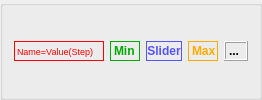
                  <widget class="QGroupBox" name="groupBox_29">
                   <property name="enabled">
                    <bool>true</bool>
                   </property>
                   <property name="sizePolicy">
                    <sizepolicy hsizetype="Preferred" vsizetype="Fixed">
                     <horstretch>0</horstretch>
                     <verstretch>0</verstretch>
                    </sizepolicy>
                   </property>
                   <property name="minimumSize">
                    <size>
                     <width>0</width>
                     <height>40</height>
                    </size>
                   </property>
                   <property name="title">
                    <string/>
                   </property>
                   <layout class="QGridLayout" name="gridLayout_59">
                    <item row="0" column="0">
                     <widget class="QLabel" name="C1label_2">
                      <property name="minimumSize">
                       <size>
                        <width>90</width>
                        <height>20</height>
                       </size>
                      </property>
                      <property name="maximumSize">
                       <size>
                        <width>70</width>
                        <height>16777215</height>
                       </size>
                      </property>
                      <property name="palette">
                       <palette>
                        <active>
                         <colorrole role="WindowText">
                          <brush brushstyle="SolidPattern">
                           <color alpha="255">
                            <red>255</red>
                            <green>0</green>
                            <blue>0</blue>
                           </color>
                          </brush>
                         </colorrole>
                        </active>
                        <inactive>
                         <colorrole role="WindowText">
                          <brush brushstyle="SolidPattern">
                           <color alpha="255">
                            <red>255</red>
                            <green>0</green>
                            <blue>0</blue>
                           </color>
                          </brush>
                         </colorrole>
                        </inactive>
                        <disabled>
                         <colorrole role="WindowText">
                          <brush brushstyle="SolidPattern">
                           <color alpha="255">
                            <red>120</red>
                            <green>120</green>
                            <blue>120</blue>
                           </color>
                          </brush>
                         </colorrole>
                        </disabled>
                       </palette>
                      </property>
                      <property name="font">
                       <font>
                        <pointsize>7</pointsize>
                       </font>
                      </property>
                      <property name="frameShape">
                       <enum>QFrame::Box</enum>
                      </property>
                      <property name="text">
                       <string>Name=Value(Step)      </string>
                      </property>
                     </widget>
                    </item>
                    <item row="0" column="1">
                     <widget class="QLabel" name="C1labelMin_2">
                      <property name="minimumSize">
                       <size>
                        <width>0</width>
                        <height>20</height>
                       </size>
                      </property>
                      <property name="maximumSize">
                       <size>
                        <width>30</width>
                        <height>16777215</height>
                       </size>
                      </property>
                      <property name="palette">
                       <palette>
                        <active>
                         <colorrole role="WindowText">
                          <brush brushstyle="SolidPattern">
                           <color alpha="255">
                            <red>0</red>
                            <green>170</green>
                            <blue>0</blue>
                           </color>
                          </brush>
                         </colorrole>
                        </active>
                        <inactive>
                         <colorrole role="WindowText">
                          <brush brushstyle="SolidPattern">
                           <color alpha="255">
                            <red>0</red>
                            <green>170</green>
                            <blue>0</blue>
                           </color>
                          </brush>
                         </colorrole>
                        </inactive>
                        <disabled>
                         <colorrole role="WindowText">
                          <brush brushstyle="SolidPattern">
                           <color alpha="255">
                            <red>120</red>
                            <green>120</green>
                            <blue>120</blue>
                           </color>
                          </brush>
                         </colorrole>
                        </disabled>
                       </palette>
                      </property>
                      <property name="font">
                       <font>
                        <weight>75</weight>
                        <bold>true</bold>
                       </font>
                      </property>
                      <property name="frameShape">
                       <enum>QFrame::Panel</enum>
                      </property>
                      <property name="text">
                       <string>Min</string>
                      </property>
                     </widget>
                    </item>
                    <item row="0" column="2">
                     <widget class="QLabel" name="label_6">
                      <property name="minimumSize">
                       <size>
                        <width>0</width>
                        <height>20</height>
                       </size>
                      </property>
                      <property name="palette">
                       <palette>
                        <active>
                         <colorrole role="WindowText">
                          <brush brushstyle="SolidPattern">
                           <color alpha="255">
                            <red>85</red>
                            <green>85</green>
                            <blue>255</blue>
                           </color>
                          </brush>
                         </colorrole>
                        </active>
                        <inactive>
                         <colorrole role="WindowText">
                          <brush brushstyle="SolidPattern">
                           <color alpha="255">
                            <red>85</red>
                            <green>85</green>
                            <blue>255</blue>
                           </color>
                          </brush>
                         </colorrole>
                        </inactive>
                        <disabled>
                         <colorrole role="WindowText">
                          <brush brushstyle="SolidPattern">
                           <color alpha="255">
                            <red>120</red>
                            <green>120</green>
                            <blue>120</blue>
                           </color>
                          </brush>
                         </colorrole>
                        </disabled>
                       </palette>
                      </property>
                      <property name="font">
                       <font>
                        <weight>75</weight>
                        <bold>true</bold>
                       </font>
                      </property>
                      <property name="frameShape">
                       <enum>QFrame::Box</enum>
                      </property>
                      <property name="text">
                       <string>Slider</string>
                      </property>
                      <property name="alignment">
                       <set>Qt::AlignCenter</set>
                      </property>
                     </widget>
                    </item>
                    <item row="0" column="3">
                     <widget class="QLabel" name="C1labelMax_2">
                      <property name="minimumSize">
                       <size>
                        <width>0</width>
                        <height>20</height>
                       </size>
                      </property>
                      <property name="maximumSize">
                       <size>
                        <width>30</width>
                        <height>16777215</height>
                       </size>
                      </property>
                      <property name="palette">
                       <palette>
                        <active>
                         <colorrole role="WindowText">
                          <brush brushstyle="SolidPattern">
                           <color alpha="255">
                            <red>255</red>
                            <green>170</green>
                            <blue>0</blue>
                           </color>
                          </brush>
                         </colorrole>
                         <colorrole role="Text">
                          <brush brushstyle="SolidPattern">
                           <color alpha="255">
                            <red>255</red>
                            <green>85</green>
                            <blue>0</blue>
                           </color>
                          </brush>
                         </colorrole>
                        </active>
                        <inactive>
                         <colorrole role="WindowText">
                          <brush brushstyle="SolidPattern">
                           <color alpha="255">
                            <red>255</red>
                            <green>170</green>
                            <blue>0</blue>
                           </color>
                          </brush>
                         </colorrole>
                         <colorrole role="Text">
                          <brush brushstyle="SolidPattern">
                           <color alpha="255">
                            <red>255</red>
                            <green>85</green>
                            <blue>0</blue>
                           </color>
                          </brush>
                         </colorrole>
                        </inactive>
                        <disabled>
                         <colorrole role="WindowText">
                          <brush brushstyle="SolidPattern">
                           <color alpha="255">
                            <red>120</red>
                            <green>120</green>
                            <blue>120</blue>
                           </color>
                          </brush>
                         </colorrole>
                         <colorrole role="Text">
                          <brush brushstyle="SolidPattern">
                           <color alpha="255">
                            <red>120</red>
                            <green>120</green>
                            <blue>120</blue>
                           </color>
                          </brush>
                         </colorrole>
                        </disabled>
                       </palette>
                      </property>
                      <property name="font">
                       <font>
                        <weight>75</weight>
                        <bold>true</bold>
                       </font>
                      </property>
                      <property name="frameShape">
                       <enum>QFrame::Panel</enum>
                      </property>
                      <property name="text">
                       <string>Max</string>
                      </property>
                     </widget>
                    </item>
                    <item row="0" column="4">
                     <widget class="QLabel" name="C1labelMax_3">
                      <property name="sizePolicy">
                       <sizepolicy hsizetype="Fixed" vsizetype="Fixed">
                        <horstretch>0</horstretch>
                        <verstretch>0</verstretch>
                       </sizepolicy>
                      </property>
                      <property name="minimumSize">
                       <size>
                        <width>24</width>
                        <height>20</height>
                       </size>
                      </property>
                      <property name="maximumSize">
                       <size>
                        <width>22</width>
                        <height>16777215</height>
                       </size>
                      </property>
                      <property name="font">
                       <font>
                        <weight>75</weight>
                        <bold>true</bold>
                       </font>
                      </property>
                      <property name="frameShape">
                       <enum>QFrame::Box</enum>
                      </property>
                      <property name="frameShadow">
                       <enum>QFrame::Raised</enum>
                      </property>
                      <property name="text">
                       <string>...</string>
                      </property>
                     </widget>
                    </item>
                   </layout>
                  </widget>
